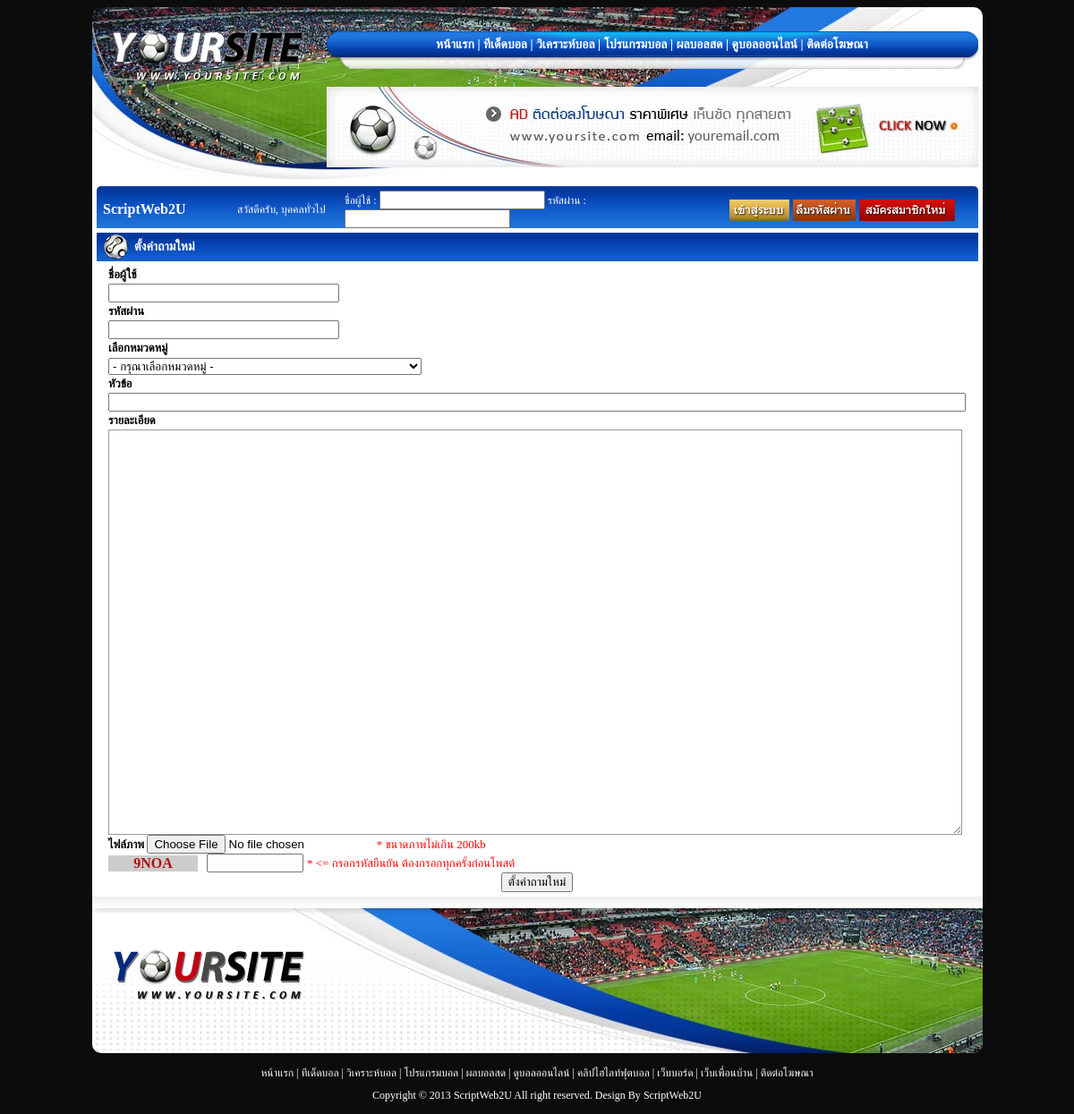
Page /webboard/new-topic.php on the committed database.
### tables this page shows
CREATE TABLE `web_detail` (
  `id` int(2) NOT NULL auto_increment,
  `name` varchar(255) NOT NULL,
  `add` varchar(255) NOT NULL,
  `tel` varchar(50) NOT NULL,
  `email` varchar(255) NOT NULL,
  `fax` varchar(20) NOT NULL,
  `date_s` varchar(10) NOT NULL,
  `date_f` varchar(10) NOT NULL,
  `time_s` varchar(10) NOT NULL,
  `time_f` varchar(10) NOT NULL,
  `title` text NOT NULL,
  `description` text NOT NULL,
  `keyword` text NOT NULL,
  `url` varchar(255) NOT NULL,
  PRIMARY KEY  (`id`)
);

CREATE TABLE `site_logo` (
  `id` int(1) NOT NULL auto_increment,
  `site_logo` varchar(255) NOT NULL,
  PRIMARY KEY  (`id`)
);

CREATE TABLE `ads_a1` (
  `id` int(2) NOT NULL auto_increment,
  `type` int(2) NOT NULL,
  `type_ads` int(2) NOT NULL,
  `adsense` text NOT NULL,
  `name` varchar(255) NOT NULL,
  `tel` varchar(50) NOT NULL,
  `email` varchar(255) NOT NULL,
  `url` varchar(255) NOT NULL,
  `keyword` varchar(255) NOT NULL,
  `img` varchar(255) NOT NULL,
  `start_date` varchar(50) NOT NULL,
  `finish_date` varchar(50) NOT NULL,
  PRIMARY KEY  (`id`)
);

CREATE TABLE `footer_logo` (
  `id` int(1) NOT NULL auto_increment,
  `footer_logo` varchar(255) NOT NULL,
  PRIMARY KEY  (`id`)
);

### webboard/new-topic.php (the view, shortened to what the rows shown need)
<?
$title="select * from web_detail where id=1";
$titlere=mysql_query($title) or die("ERROR $title บรททัด4");
$titler=mysql_fetch_row($titlere);
$banner="select * from site_logo where id=1";
$bannerre=mysql_query($banner) or die("ERROR $banner บรททัด10");
$bannerr=mysql_fetch_row($bannerre);
$footer="select * from footer_logo where id=1";
$refooter=mysql_query($footer) or die("ERROR $footer บรททัด10");
$rfooter=mysql_fetch_row($refooter);
?>
<!DOCTYPE html PUBLIC "-//W3C//DTD XHTML 1.0 Transitional//EN" "http://www.w3.org/TR/xhtml1/DTD/xhtml1-transitional.dtd">
<html xmlns="http://www.w3.org/1999/xhtml">
<head>
<link href="jquery.cleditor.css" rel="stylesheet" type="text/css" />
</head>
<body>
<table width="995" border="0" align="center" cellpadding="0" cellspacing="0">
  <tr>
    <td align="center" valign="top"><? include "../header.php"; ?></td>
  </tr>
  <tr>
    <td style="background-color:#FFFFFF;">
      <table width="985" border="0" align="center" cellpadding="0" cellspacing="0">
        <tr>
          <td height="32" style="background-image:url(http://<?=$titler[13];?>/img/bg-tab-login.png); background-repeat:repeat-x;"><table width="970" border="0" align="center" cellpadding="0" cellspacing="0">
              <tr>
                <td width="35" align="left"><img src="http://<?=$titler[13];?>/img/football-icon.png" /></td>
              </tr>
          </table></td>
        </tr>
      </table>
      </td>
  </tr>
  <tr>
    <td align="center"><? include "../top-footer.php"; ?></td>
  </tr>
</table>
<? include "../footer.php"; ?>
</body>
</html>

### header.php (shortened to what the rows shown need)
<table width="995" border="0" align="center" cellpadding="0" cellspacing="0">
  <tr>
    <td height="195" align="center" style="background-image:url(http://<?=$titler[13];?>/img/bg-header.jpg); background-position:left; background-repeat:no-repeat; background-color:#FFFFFF; border-top-right-radius:10px; border-top-left-radius:10px; -moz-border-radius-topright:10px; -moz-border-radius-topleft:10px; -webkit-border-top-right-radius:10px; -webkit-border-top-left-radius:10px;"><table width="100%" border="0" align="center" cellpadding="0" cellspacing="0">
      <tr>
      </tr>
    </table>
        <table width="985" border="0" align="center" cellpadding="0" cellspacing="0">
          <tr>
            <td width="250" align="center" valign="top"><a href="http://<?=$titler[13];?>" title="<?=$titler[1];?>"><img src="http://<?=$titler[13];?>/logo-img/<?=$bannerr[1];?>" width="250" border="0" title="<?=$titler[1];?>" alt="<?=$titler[1];?>" /></a></td>
            <td width="728" align="center" valign="top"><table width="728" border="0" align="center" cellpadding="0" cellspacing="0">
                <tr>
                  <td align="center"><table width="728" border="0" align="center" cellpadding="0" cellspacing="0" style="background-image:url(http://<?=$titler[13];?>/img/bg-menu-top.png); background-repeat:no-repeat; height:42px;">
                      <tr>
                        <td align="center" valign="top"></td>
                      </tr>
                  </table></td>
                </tr>
                <tr>
                  <td align="center">
<?
$sads1="SELECT * FROM `ads_a1` WHERE id='1'";
$reads1=mysql_query($sads1) or die("Error $sads1");
$rads1=mysql_fetch_row($reads1);
if($rads1[1]==1){
$ads1=stripslashes($rads1[3]);
echo $ads1;
}else if($rads1[1]==2){
?>
                      <a href="<?=$rads1[7];?>" title="<?=$rads1[8];?>" target="_blank">
                      <? if($rads1[2]==1){  ?>
                      <img src="http://<?=$titler[13];?>/ads-img/<?=$rads1[9];?>" width="728" height="90" border="0" title="<?=$rads1[8];?>" alt="<?=$rads1[8];?>" />
                      <? }else if($rads1[2]==2){ ?>
                      <object classid="clsid:D27CDB6E-AE6D-11cf-96B8-444553540000" codebase="http://download.macromedia.com/pub/shockwave/cabs/flash/swflash.cab#version=7,0,19,0" width="728" height="90" border="0">
                        <param name="movie" value="http://<?=$titler[13];?>/ads-img/<?=$rads1[9];?>" />
                        <param name="quality" value="high" />
                        <embed src="http://<?=$titler[13];?>/ads-img/<?=$rads1[9];?>" quality="high" pluginspage="http://www.macromedia.com/go/getflashplayer" type="application/x-shockwave-flash" width="728" height="90"></embed>
                      </object>
                      <? } ?>
                      </a>
                      <? } ?></td>
                </tr>
            </table></td>
          </tr>
      </table></td>
  </tr>
  <tr>
    <td align="center" style="background-color:#FFFFFF;">
        <table width="985" border="0" align="center" cellpadding="0" cellspacing="0">
          <tr>
            <td height="45" align="center" style="background-image:url(http://<?=$titler[13];?>/img/bg-tab-login.png); border-top-right-radius:5px; border-top-left-radius:5px; -moz-border-radius-topright:5px; -moz-border-radius-topleft:5px; -webkit-border-top-right-radius:5px; -webkit-border-top-left-radius:5px;"><table width="100%" border="0" align="center" cellpadding="0" cellspacing="0">
                <tr>
                </tr>
              </table>
                <table width="970" border="0" align="center" cellpadding="0" cellspacing="0">
                  <tr>
                    <td width="150" align="left"><a href="http://<?=$titler[13];?>" title="<?=$titler[1];?>" style="font-family:'Times New Roman', Times, serif; font-size:14; font-weight:bold; color:#FFFFFF;">
                      <?=$titler[1];?>
                    </a></td>
                    <td width="820" align="center"><? if(isset($_SESSION["member_login"])){ ?>
                        <table width="820" border="0" align="center" cellpadding="0" cellspacing="0">
                          <tr>
                            <td align="right" style="font-family:'Times New Roman', Times, serif; color:#FFFFFF; font-size:12px;"><strong>ยินดีต้อนรับ
                              <?=$_SESSION["m_name"];?>
                              :</strong> <a href="http://<?=$titler[13];?>/member/index.php" title="ข้อมูลส่วนตัว" style="color:#FFFFFF;">ข้อมูลส่วนตัว</a> | <a href="http://<?=$titler[13];?>/member/list-webboard.php" title="ข้อมูลกระทู้" style="color:#FFFFFF;">ข้อมูลกระทู้</a> | <a href="http://<?=$titler[13];?>/game/list-play-game.php" title="ประวัติการทายผล" style="color:#FFFFFF;">ประวัติการทายผล</a> | <a href="http://<?=$titler[13];?>/member/logout.php" title="ออกจากระบบ" style="color:#FFFFFF;">ออกจากระบบ</a></td>
                          </tr>
                        </table>
                      <? }else{ ?>
                        <table width="820" border="0" align="center" cellpadding="0" cellspacing="0">
                          <tr>
                            <td width="120" align="left" style="font-family:'Times New Roman', Times, serif; font-size:12px; color:#FFFFFF;">สวัสดีครับ, บุคคลทั่วไป</td>
                            <td width="700" align="left"><form id="form1" name="form1" method="post" action="http://<?=$titler[13];?>/login.php">
                                <table width="700" border="0" align="center" cellpadding="0" cellspacing="0">
                                  <tr>
                                    <td width="430" align="left" style="font-family:'Times New Roman', Times, serif; font-size:12px; color:#FFFFFF;"> ชื่อผู้ใช้ :
                                      <input name="user" type="text" id="user" />
                                      รหัสผ่าน :
                                      <input name="pass" type="text" id="pass" />
                                    </td>
                                    <td width="270" align="center"><table width="100%" border="0" align="center" cellpadding="0" cellspacing="0">
                                        <tr>
                                          <td height="5"></td>
                                        </tr>
                                      </table>
                                        <table width="270" border="0" align="center" cellpadding="0" cellspacing="0">
                                          <tr>
                                            <td align="left"><input type="image" name="Submit" id="Submit" value="Submit" src="http://<?=$titler[13];?>/img/bt-login.png" />
                                              <a href="http://<?=$titler[13];?>/forgot-pass.php" title="ลืมรหัสผ่าน"><img src="http://<?=$titler[13];?>/img/bt-forgot-pass.png" alt="ลืมรหัสผ่าน" width="70" height="24" border="0" title="ลืมรหัสผ่าน" /></a> <a href="http://<?=$titler[13];?>/member-condition.php" title="สมัครสมาชิกใหม่"><img src="http://<?=$titler[13];?>/img/bt-register.png" alt="สมัครสมาชิกใหม่" width="107" height="24" border="0" title="สมัครสมาชิกใหม่" /></a></td>
                                          </tr>
                                      </table></td>
                                  </tr>
                                </table>
                            </form></td>
                          </tr>
                        </table>
                      <? } ?></td>
                  </tr>
              </table></td>
          </tr>
      </table></td>
  </tr>
</table>

### top-footer.php (shortened to what the rows shown need)
<table width="995" border="0" align="center" cellpadding="0" cellspacing="0" style="background-image:url(http://<?=$titler[13];?>/img/bg-footer.jpg); background-position:right; background-repeat:no-repeat; background-color:#FFFFFF; border-bottom-right-radius:10px; border-bottom-left-radius:10px; -moz-border-radius-bottomright:10px; -moz-border-radius-bottomleft:10px; -webkit-border-bottom-right-radius:10px; -webkit-border-bottom-left-radius:10px;">
  <tr>
    <td height="175"><table width="985" border="0" align="center" cellpadding="0" cellspacing="0">
      <tr>
        <td width="250" align="center" valign="top"><a href="http://<?=$titler[13];?>" title="<?=$titler[1];?>"><img src="http://<?=$titler[13];?>/logo-img/<?=$rfooter[1];?>" alt="<?=$titler[1];?>" width="250" height="90" border="0" title="<?=$titler[1];?>" /></a></td>
      </tr>
    </table></td>
  </tr>
</table>

### footer.php (shortened to what the rows shown need)
<table width="995" border="0" align="center" cellpadding="0" cellspacing="0">
  <tr>
    <td height="25" align="center" span="span" style="font-family:'Times New Roman', Times, serif; font-size:12px; color:#FFFFFF;">Copyright &copy; 2013
      <?=$titler[1];?>
      All right reserved. Design By <a href="http://www.scriptweb2u.com" target="_blank" style="color:#FFFFFF;" title="ScriptWeb2U">ScriptWeb2U</a>
      <? if($str[2]==1){ echo $str[1]; } ?></td>
  </tr>
</table>

### rows in the picture
web_detail: url (picture), url.site_logo (picture), url.img (picture), name "ScriptWeb2U", url.footer_logo (picture)

### other values in the picture
$rand "9NOA"
